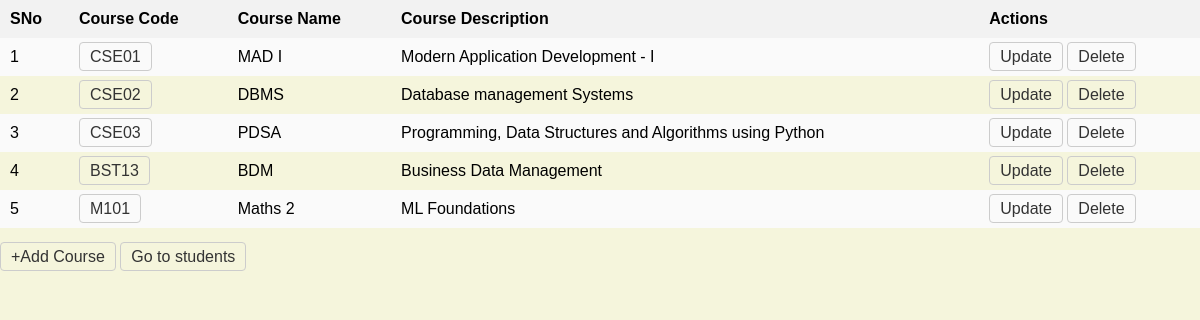
Screenshot of /courses with the database file from the repository.
### model.py (models this page shows)
class Course(db.Model):
    __tablename__='course'
    course_id=db.Column(db.Integer,primary_key=True,autoincrement=True)
    course_code=db.Column(db.String,unique=True,nullable=False)
    course_name=db.Column(db.String,nullable=False)
    course_description=db.Column(db.String)

### app.py (the view)
@app.route('/courses')
def courses():
    s=Course.query.all()
    return render_template('courses.html',list=s)

### templates/courses.html (shortened to what this page needs)
<!DOCTYPE html>
<html>
    <head>
        <link rel="stylesheet" type="text/css" href="{{ url_for('static', filename='courses.css') }}">
    </head>
    <body>
        {% if (list|length)!=0 %}
        <table id = "all-course">
            <tr>
                <th>SNo</th>
                <th>Course Code</th>
                <th>Course Name</th>
                <th>Course Description</th>
                <th>Actions</th>
            </tr>
            {% for i in list %}
            <tr>
                <td>{{i.course_id}}</td>
                <td><a href="/course/{{i.course_id}}">{{i.course_code}}</a></td>
                <td>{{i.course_name}}</td>
                <td>{{i.course_description}}</td>
                <td>
                    <a href="/course/{{i.course_id}}/update" type="button">Update</a>
                    <a href="/course/{{i.course_id}}/delete" type="button">Delete</a>
                </td>
            </tr>
            {% endfor %}
        </table>
        {% else %}
        <h2>Course List</h2>
        <p>No courses found.Add the courses now!</p>
        {% endif %}
        <a href="/course/create">+Add Course</a>
        <a href="/">Go to students</a>
    </body>
</html>

### static/courses.css (style rules this page uses)
body { background-color: beige; font-family: Arial, sans-serif; margin: 0; padding: 0; }
table { width: 100%; border-collapse: collapse; margin-bottom: 20px; }
th, td { padding: 10px; text-align: left; }
th { background-color: #f2f2f2; }
tr:nth-child(even) { background-color: #fafafa; }
a { text-decoration: none; color: #333; padding: 5px 10px; border: 1px solid #ccc; border-radius: 4px; }

### rows the page displays
Course: course_id "1", course_code "CSE01", course_name "MAD I", course_description "Modern Application Development - I"
Course: course_id "2", course_code "CSE02", course_name "DBMS", course_description "Database management Systems"
Course: course_id "3", course_code "CSE03", course_name "PDSA", course_description "Programming, Data Structures and Algorithms using Python"
Course: course_id "4", course_code "BST13", course_name "BDM", course_description "Business Data Management"
Course: course_id "5", course_code "M101", course_name "Maths 2", course_description "ML Foundations"
